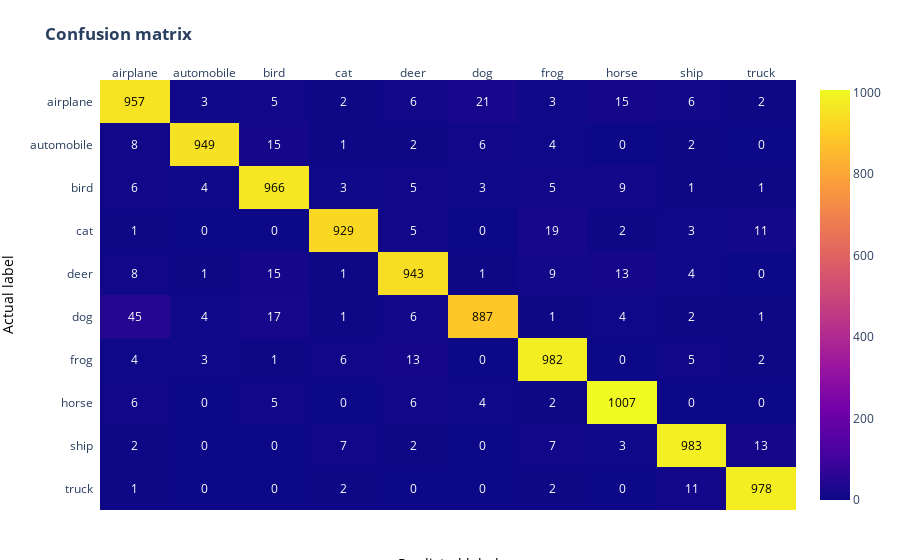

Notebook cell for this chart:
### Code cell
def evaluate(model,
         checkpoint_path,
         val_dataset,
         batch_size,
         device = 'cuda:0',
    ):

    model.load_state_dict(torch.load(checkpoint_path))
    model.to(device)
    val_dataloader = DataLoader(dataset = val_dataset, batch_size=batch_size)

    label_list = []
    prediction_list = []
    with torch.no_grad():
        val_accuracy = 0
        for idx, (data, label) in enumerate(val_dataloader):
            data = data.to(device)
            label = label.to(device)

            outputs = model(data)
            acc = (outputs.argmax(dim=1) == label).float().mean()
            val_accuracy += acc / len(val_dataloader)

            label_list += label.tolist()
            prediction_list += outputs.argmax(dim=1).tolist()
            # if idx == 0:
            #     prediction_scores  = outputs.cpu().numpy()
            # else:
            #     prediction_scores = np.concatenate((prediction_scores , outputs.cpu().numpy()), axis=0)
        # print(outputs)
        # print(outputs.argmax(dim=1))
        # print(prediction_scores.shape)
        # plot_roc(label_list, prediction_scores)
        getConfusionMatrix(label_list, prediction_list)
evaluate(model=resnet34(),
     checkpoint_path='./best_epoch_98_0.9131.pth',
     val_dataset=val_dataset,
     batch_size=32
)

### Figure 1 — Plotly figure (JSON) as saved in the notebook; plotly's stock layout.template omitted (floating-point values rounded to 4 significant figures)
{"data": [{"colorscale": [[0, "#0d0887"], [0.1111, "#46039f"], [0.2222, "#7201a8"], [0.3333, "#9c179e"], [0.4444, "#bd3786"], [0.5556, "#d8576b"], [0.6667, "#ed7953"], [0.7778, "#fb9f3a"], [0.8889, "#fdca26"], [1, "#f0f921"]], "reversescale": false, "showscale": true, "type": "heatmap", "x": ["airplane", "automobile", "bird", "cat", "deer", "dog", "frog", "horse", "ship", "truck"], "y": ["airplane", "automobile", "bird", "cat", "deer", "dog", "frog", "horse", "ship", "truck"], "z": [[957, 3, 5, 2, 6, 21, 3, 15, 6, 2], [8, 949, 15, 1, 2, 6, 4, 0, 2, 0], [6, 4, 966, 3, 5, 3, 5, 9, 1, 1], [1, 0, 0, 929, 5, 0, 19, 2, 3, 11], [8, 1, 15, 1, 943, 1, 9, 13, 4, 0], [45, 4, 17, 1, 6, 887, 1, 4, 2, 1], [4, 3, 1, 6, 13, 0, 982, 0, 5, 2], [6, 0, 5, 0, 6, 4, 2, 1007, 0, 0], [2, 0, 0, 7, 2, 0, 7, 3, 983, 13], [1, 0, 0, 2, 0, 0, 2, 0, 11, 978]]}], "layout": {"annotations": [{"font": {"color": "#000000"}, "showarrow": false, "text": "957", "x": "airplane", "xref": "x", "y": "airplane", "yref": "y"}, {"font": {"color": "#FFFFFF"}, "showarrow": false, "text": "3", "x": "automobile", "xref": "x", "y": "airplane", "yref": "y"}, {"font": {"color": "#FFFFFF"}, "showarrow": false, "text": "5", "x": "bird", "xref": "x", "y": "airplane", "yref": "y"}, {"font": {"color": "#FFFFFF"}, "showarrow": false, "text": "2", "x": "cat", "xref": "x", "y": "airplane", "yref": "y"}, {"font": {"color": "#FFFFFF"}, "showarrow": false, "text": "6", "x": "deer", "xref": "x", "y": "airplane", "yref": "y"}, {"font": {"color": "#FFFFFF"}, "showarrow": false, "text": "21", "x": "dog", "xref": "x", "y": "airplane", "yref": "y"}, {"font": {"color": "#FFFFFF"}, "showarrow": false, "text": "3", "x": "frog", "xref": "x", "y": "airplane", "yref": "y"}, {"font": {"color": "#FFFFFF"}, "showarrow": false, "text": "15", "x": "horse", "xref": "x", "y": "airplane", "yref": "y"}, {"font": {"color": "#FFFFFF"}, "showarrow": false, "text": "6", "x": "ship", "xref": "x", "y": "airplane", "yref": "y"}, {"font": {"color": "#FFFFFF"}, "showarrow": false, "text": "2", "x": "truck", "xref": "x", "y": "airplane", "yref": "y"}, {"font": {"color": "#FFFFFF"}, "showarrow": false, "text": "8", "x": "airplane", "xref": "x", "y": "automobile", "yref": "y"}, {"font": {"color": "#000000"}, "showarrow": false, "text": "949", "x": "automobile", "xref": "x", "y": "automobile", "yref": "y"}, {"font": {"color": "#FFFFFF"}, "showarrow": false, "text": "15", "x": "bird", "xref": "x", "y": "automobile", "yref": "y"}, {"font": {"color": "#FFFFFF"}, "showarrow": false, "text": "1", "x": "cat", "xref": "x", "y": "automobile", "yref": "y"}, {"font": {"color": "#FFFFFF"}, "showarrow": false, "text": "2", "x": "deer", "xref": "x", "y": "automobile", "yref": "y"}, {"font": {"color": "#FFFFFF"}, "showarrow": false, "text": "6", "x": "dog", "xref": "x", "y": "automobile", "yref": "y"}, {"font": {"color": "#FFFFFF"}, "showarrow": false, "text": "4", "x": "frog", "xref": "x", "y": "automobile", "yref": "y"}, {"font": {"color": "#FFFFFF"}, "showarrow": false, "text": "0", "x": "horse", "xref": "x", "y": "automobile", "yref": "y"}, {"font": {"color": "#FFFFFF"}, "showarrow": false, "text": "2", "x": "ship", "xref": "x", "y": "automobile", "yref": "y"}, {"font": {"color": "#FFFFFF"}, "showarrow": false, "text": "0", "x": "truck", "xref": "x", "y": "automobile", "yref": "y"}, {"font": {"color": "#FFFFFF"}, "showarrow": false, "text": "6", "x": "airplane", "xref": "x", "y": "bird", "yref": "y"}, {"font": {"color": "#FFFFFF"}, "showarrow": false, "text": "4", "x": "automobile", "xref": "x", "y": "bird", "yref": "y"}, {"font": {"color": "#000000"}, "showarrow": false, "text": "966", "x": "bird", "xref": "x", "y": "bird", "yref": "y"}, {"font": {"color": "#FFFFFF"}, "showarrow": false, "text": "3", "x": "cat", "xref": "x", "y": "bird", "yref": "y"}, {"font": {"color": "#FFFFFF"}, "showarrow": false, "text": "5", "x": "deer", "xref": "x", "y": "bird", "yref": "y"}, {"font": {"color": "#FFFFFF"}, "showarrow": false, "text": "3", "x": "dog", "xref": "x", "y": "bird", "yref": "y"}, {"font": {"color": "#FFFFFF"}, "showarrow": false, "text": "5", "x": "frog", "xref": "x", "y": "bird", "yref": "y"}, {"font": {"color": "#FFFFFF"}, "showarrow": false, "text": "9", "x": "horse", "xref": "x", "y": "bird", "yref": "y"}, {"font": {"color": "#FFFFFF"}, "showarrow": false, "text": "1", "x": "ship", "xref": "x", "y": "bird", "yref": "y"}, {"font": {"color": "#FFFFFF"}, "showarrow": false, "text": "1", "x": "truck", "xref": "x", "y": "bird", "yref": "y"}, {"font": {"color": "#FFFFFF"}, "showarrow": false, "text": "1", "x": "airplane", "xref": "x", "y": "cat", "yref": "y"}, {"font": {"color": "#FFFFFF"}, "showarrow": false, "text": "0", "x": "automobile", "xref": "x", "y": "cat", "yref": "y"}, {"font": {"color": "#FFFFFF"}, "showarrow": false, "text": "0", "x": "bird", "xref": "x", "y": "cat", "yref": "y"}, {"font": {"color": "#000000"}, "showarrow": false, "text": "929", "x": "cat", "xref": "x", "y": "cat", "yref": "y"}, {"font": {"color": "#FFFFFF"}, "showarrow": false, "text": "5", "x": "deer", "xref": "x", "y": "cat", "yref": "y"}, {"font": {"color": "#FFFFFF"}, "showarrow": false, "text": "0", "x": "dog", "xref": "x", "y": "cat", "yref": "y"}, {"font": {"color": "#FFFFFF"}, "showarrow": false, "text": "19", "x": "frog", "xref": "x", "y": "cat", "yref": "y"}, {"font": {"color": "#FFFFFF"}, "showarrow": false, "text": "2", "x": "horse", "xref": "x", "y": "cat", "yref": "y"}, {"font": {"color": "#FFFFFF"}, "showarrow": false, "text": "3", "x": "ship", "xref": "x", "y": "cat", "yref": "y"}, {"font": {"color": "#FFFFFF"}, "showarrow": false, "text": "11", "x": "truck", "xref": "x", "y": "cat", "yref": "y"}, {"font": {"color": "#FFFFFF"}, "showarrow": false, "text": "8", "x": "airplane", "xref": "x", "y": "deer", "yref": "y"}, {"font": {"color": "#FFFFFF"}, "showarrow": false, "text": "1", "x": "automobile", "xref": "x", "y": "deer", "yref": "y"}, {"font": {"color": "#FFFFFF"}, "showarrow": false, "text": "15", "x": "bird", "xref": "x", "y": "deer", "yref": "y"}, {"font": {"color": "#FFFFFF"}, "showarrow": false, "text": "1", "x": "cat", "xref": "x", "y": "deer", "yref": "y"}, {"font": {"color": "#000000"}, "showarrow": false, "text": "943", "x": "deer", "xref": "x", "y": "deer", "yref": "y"}, {"font": {"color": "#FFFFFF"}, "showarrow": false, "text": "1", "x": "dog", "xref": "x", "y": "deer", "yref": "y"}, {"font": {"color": "#FFFFFF"}, "showarrow": false, "text": "9", "x": "frog", "xref": "x", "y": "deer", "yref": "y"}, {"font": {"color": "#FFFFFF"}, "showarrow": false, "text": "13", "x": "horse", "xref": "x", "y": "deer", "yref": "y"}, {"font": {"color": "#FFFFFF"}, "showarrow": false, "text": "4", "x": "ship", "xref": "x", "y": "deer", "yref": "y"}, {"font": {"color": "#FFFFFF"}, "showarrow": false, "text": "0", "x": "truck", "xref": "x", "y": "deer", "yref": "y"}, {"font": {"color": "#FFFFFF"}, "showarrow": false, "text": "45", "x": "airplane", "xref": "x", "y": "dog", "yref": "y"}, {"font": {"color": "#FFFFFF"}, "showarrow": false, "text": "4", "x": "automobile", "xref": "x", "y": "dog", "yref": "y"}, {"font": {"color": "#FFFFFF"}, "showarrow": false, "text": "17", "x": "bird", "xref": "x", "y": "dog", "yref": "y"}, {"font": {"color": "#FFFFFF"}, "showarrow": false, "text": "1", "x": "cat", "xref": "x", "y": "dog", "yref": "y"}, {"font": {"color": "#FFFFFF"}, "showarrow": false, "text": "6", "x": "deer", "xref": "x", "y": "dog", "yref": "y"}, {"font": {"color": "#000000"}, "showarrow": false, "text": "887", "x": "dog", "xref": "x", "y": "dog", "yref": "y"}, {"font": {"color": "#FFFFFF"}, "showarrow": false, "text": "1", "x": "frog", "xref": "x", "y": "dog", "yref": "y"}, {"font": {"color": "#FFFFFF"}, "showarrow": false, "text": "4", "x": "horse", "xref": "x", "y": "dog", "yref": "y"}, {"font": {"color": "#FFFFFF"}, "showarrow": false, "text": "2", "x": "ship", "xref": "x", "y": "dog", "yref": "y"}, {"font": {"color": "#FFFFFF"}, "showarrow": false, "text": "1", "x": "truck", "xref": "x", "y": "dog", "yref": "y"}, {"font": {"color": "#FFFFFF"}, "showarrow": false, "text": "4", "x": "airplane", "xref": "x", "y": "frog", "yref": "y"}, {"font": {"color": "#FFFFFF"}, "showarrow": false, "text": "3", "x": "automobile", "xref": "x", "y": "frog", "yref": "y"}, {"font": {"color": "#FFFFFF"}, "showarrow": false, "text": "1", "x": "bird", "xref": "x", "y": "frog", "yref": "y"}, {"font": {"color": "#FFFFFF"}, "showarrow": false, "text": "6", "x": "cat", "xref": "x", "y": "frog", "yref": "y"}, {"font": {"color": "#FFFFFF"}, "showarrow": false, "text": "13", "x": "deer", "xref": "x", "y": "frog", "yref": "y"}, {"font": {"color": "#FFFFFF"}, "showarrow": false, "text": "0", "x": "dog", "xref": "x", "y": "frog", "yref": "y"}, {"font": {"color": "#000000"}, "showarrow": false, "text": "982", "x": "frog", "xref": "x", "y": "frog", "yref": "y"}, {"font": {"color": "#FFFFFF"}, "showarrow": false, "text": "0", "x": "horse", "xref": "x", "y": "frog", "yref": "y"}, {"font": {"color": "#FFFFFF"}, "showarrow": false, "text": "5", "x": "ship", "xref": "x", "y": "frog", "yref": "y"}, {"font": {"color": "#FFFFFF"}, "showarrow": false, "text": "2", "x": "truck", "xref": "x", "y": "frog", "yref": "y"}, {"font": {"color": "#FFFFFF"}, "showarrow": false, "text": "6", "x": "airplane", "xref": "x", "y": "horse", "yref": "y"}, {"font": {"color": "#FFFFFF"}, "showarrow": false, "text": "0", "x": "automobile", "xref": "x", "y": "horse", "yref": "y"}, {"font": {"color": "#FFFFFF"}, "showarrow": false, "text": "5", "x": "bird", "xref": "x", "y": "horse", "yref": "y"}, {"font": {"color": "#FFFFFF"}, "showarrow": false, "text": "0", "x": "cat", "xref": "x", "y": "horse", "yref": "y"}, {"font": {"color": "#FFFFFF"}, "showarrow": false, "text": "6", "x": "deer", "xref": "x", "y": "horse", "yref": "y"}, {"font": {"color": "#FFFFFF"}, "showarrow": false, "text": "4", "x": "dog", "xref": "x", "y": "horse", "yref": "y"}, {"font": {"color": "#FFFFFF"}, "showarrow": false, "text": "2", "x": "frog", "xref": "x", "y": "horse", "yref": "y"}, {"font": {"color": "#000000"}, "showarrow": false, "text": "1007", "x": "horse", "xref": "x", "y": "horse", "yref": "y"}, {"font": {"color": "#FFFFFF"}, "showarrow": false, "text": "0", "x": "ship", "xref": "x", "y": "horse", "yref": "y"}, {"font": {"color": "#FFFFFF"}, "showarrow": false, "text": "0", "x": "truck", "xref": "x", "y": "horse", "yref": "y"}, {"font": {"color": "#FFFFFF"}, "showarrow": false, "text": "2", "x": "airplane", "xref": "x", "y": "ship", "yref": "y"}, {"font": {"color": "#FFFFFF"}, "showarrow": false, "text": "0", "x": "automobile", "xref": "x", "y": "ship", "yref": "y"}, {"font": {"color": "#FFFFFF"}, "showarrow": false, "text": "0", "x": "bird", "xref": "x", "y": "ship", "yref": "y"}, {"font": {"color": "#FFFFFF"}, "showarrow": false, "text": "7", "x": "cat", "xref": "x", "y": "ship", "yref": "y"}, {"font": {"color": "#FFFFFF"}, "showarrow": false, "text": "2", "x": "deer", "xref": "x", "y": "ship", "yref": "y"}, {"font": {"color": "#FFFFFF"}, "showarrow": false, "text": "0", "x": "dog", "xref": "x", "y": "ship", "yref": "y"}, {"font": {"color": "#FFFFFF"}, "showarrow": false, "text": "7", "x": "frog", "xref": "x", "y": "ship", "yref": "y"}, {"font": {"color": "#FFFFFF"}, "showarrow": false, "text": "3", "x": "horse", "xref": "x", "y": "ship", "yref": "y"}, {"font": {"color": "#000000"}, "showarrow": false, "text": "983", "x": "ship", "xref": "x", "y": "ship", "yref": "y"}, {"font": {"color": "#FFFFFF"}, "showarrow": false, "text": "13", "x": "truck", "xref": "x", "y": "ship", "yref": "y"}, {"font": {"color": "#FFFFFF"}, "showarrow": false, "text": "1", "x": "airplane", "xref": "x", "y": "truck", "yref": "y"}, {"font": {"color": "#FFFFFF"}, "showarrow": false, "text": "0", "x": "automobile", "xref": "x", "y": "truck", "yref": "y"}, {"font": {"color": "#FFFFFF"}, "showarrow": false, "text": "0", "x": "bird", "xref": "x", "y": "truck", "yref": "y"}, {"font": {"color": "#FFFFFF"}, "showarrow": false, "text": "2", "x": "cat", "xref": "x", "y": "truck", "yref": "y"}, {"font": {"color": "#FFFFFF"}, "showarrow": false, "text": "0", "x": "deer", "xref": "x", "y": "truck", "yref": "y"}, {"font": {"color": "#FFFFFF"}, "showarrow": false, "text": "0", "x": "dog", "xref": "x", "y": "truck", "yref": "y"}, {"font": {"color": "#FFFFFF"}, "showarrow": false, "text": "2", "x": "frog", "xref": "x", "y": "truck", "yref": "y"}, {"font": {"color": "#FFFFFF"}, "showarrow": false, "text": "0", "x": "horse", "xref": "x", "y": "truck", "yref": "y"}, {"font": {"color": "#FFFFFF"}, "showarrow": false, "text": "11", "x": "ship", "xref": "x", "y": "truck", "yref": "y"}, {"font": {"color": "#000000"}, "showarrow": false, "text": "978", "x": "truck", "xref": "x", "y": "truck", "yref": "y"}, {"font": {"color": "black", "size": 14}, "showarrow": false, "text": "Predicted label", "x": 0.5, "xref": "paper", "y": -0.15, "yref": "paper"}, {"font": {"color": "black", "size": 14}, "showarrow": false, "text": "Actual label", "textangle": -90, "x": -0.15, "xref": "paper", "y": 0.5, "yref": "paper"}], "margin": {"b": 50, "l": 100, "r": 20, "t": 80}, "title": {"text": "<b>Confusion matrix</b>"}, "xaxis": {"dtick": 1, "gridcolor": "rgb(0, 0, 0)", "side": "top", "ticks": ""}, "yaxis": {"categoryorder": "category descending", "dtick": 1, "ticks": "", "ticksuffix": "  "}}}
